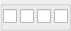
<?xml version="1.0" encoding="UTF-8"?>
<ui version="4.0">
 <class>QuadWiget</class>
 <widget class="QWidget" name="QuadWiget">
  <property name="geometry">
   <rect>
    <x>0</x>
    <y>0</y>
    <width>63</width>
    <height>16</height>
   </rect>
  </property>
  <property name="windowTitle">
   <string>Form</string>
  </property>
  <layout class="QHBoxLayout" name="horizontalLayout">
   <property name="spacing">
    <number>0</number>
   </property>
   <property name="leftMargin">
    <number>0</number>
   </property>
   <property name="topMargin">
    <number>0</number>
   </property>
   <property name="rightMargin">
    <number>0</number>
   </property>
   <property name="bottomMargin">
    <number>0</number>
   </property>
   <item>
    <widget class="QGroupBox" name="groupBox_2">
     <property name="title">
      <string/>
     </property>
     <layout class="QHBoxLayout" name="horizontalLayout_2">
      <property name="spacing">
       <number>3</number>
      </property>
      <property name="leftMargin">
       <number>0</number>
      </property>
      <property name="topMargin">
       <number>0</number>
      </property>
      <property name="rightMargin">
       <number>0</number>
      </property>
      <property name="bottomMargin">
       <number>0</number>
      </property>
      <item>
       <widget class="QCheckBox" name="checkBox">
        <property name="text">
         <string/>
        </property>
       </widget>
      </item>
      <item>
       <widget class="QCheckBox" name="checkBox_2">
        <property name="text">
         <string/>
        </property>
       </widget>
      </item>
      <item>
       <widget class="QCheckBox" name="checkBox_3">
        <property name="text">
         <string/>
        </property>
       </widget>
      </item>
      <item>
       <widget class="QCheckBox" name="checkBox_4">
        <property name="text">
         <string/>
        </property>
       </widget>
      </item>
     </layout>
    </widget>
   </item>
  </layout>
 </widget>
 <resources/>
 <connections/>
</ui>
